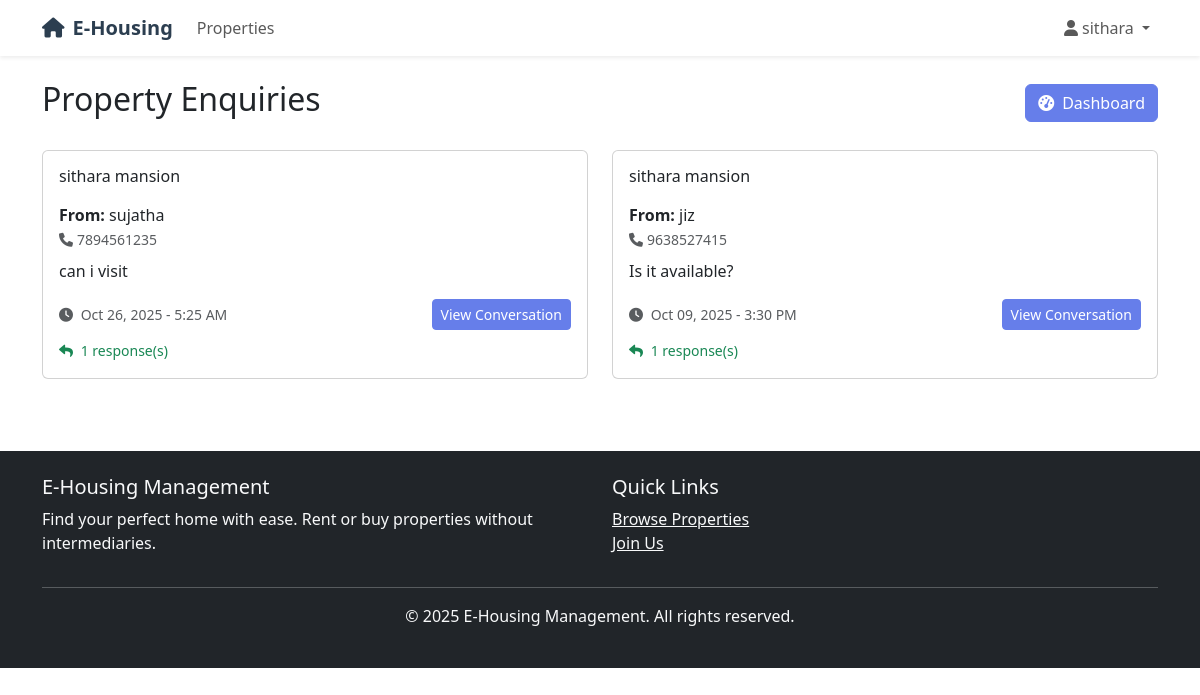
Screenshot of /communications/view-enquiries/ (signed in) with the database file from the repository.
### accounts/models.py (models this page shows, shortened)
class User(AbstractUser):
    USER_TYPES = (
        ('buyer', 'Buyer/Tenant'),
        ('owner', 'Property Owner'),
        ('admin', 'Administrator'),
    )
    user_type = models.CharField(max_length=10, choices=USER_TYPES, default='buyer')
    is_approved = models.BooleanField(default=False)
    email = models.EmailField(unique=True)

### communications/models.py (models this page shows, shortened)
class Enquiry(models.Model):
    user = models.ForeignKey(User, on_delete=models.CASCADE, related_name='enquiries')
    property = models.ForeignKey(Property, on_delete=models.CASCADE, related_name='enquiries')
    message = models.TextField()
    phone = models.CharField(max_length=15, blank=True)
    is_read = models.BooleanField(default=False)
    created_at = models.DateTimeField(auto_now_add=True)
    class Meta:
        ordering = ['-created_at']
        verbose_name_plural = 'Enquiries'

### properties/models.py (models this page shows, shortened)
class Property(models.Model):
    PROPERTY_TYPES = (
        ('rent', 'For Rent'),
        ('sell', 'For Sale'),
    )
    PROPERTY_CATEGORIES = (
        ('apartment', 'Apartment'),
        ('house', 'House'),
        ('villa', 'Villa'),
        ('studio', 'Studio'),
        ('room', 'Room'),
        ('commercial', 'Commercial'),
    )
    owner = models.ForeignKey(User, on_delete=models.CASCADE, related_name='properties')
    title = models.CharField(max_length=200)
    description = models.TextField()
    property_type = models.CharField(max_length=10, choices=PROPERTY_TYPES)
    category = models.CharField(max_length=20, choices=PROPERTY_CATEGORIES)
    price = models.DecimalField(max_digits=12, decimal_places=2)
    bedrooms = models.PositiveIntegerField(default=1)
    bathrooms = models.PositiveIntegerField(default=1)
    area = models.PositiveIntegerField(help_text='Area in square feet')
    address = models.TextField()
    city = models.CharField(max_length=100)
    state = models.CharField(max_length=100)
    pincode = models.CharField(max_length=10)
    is_approved = models.BooleanField(default=False)
    is_available = models.BooleanField(default=True)
    created_at = models.DateTimeField(auto_now_add=True)
    updated_at = models.DateTimeField(auto_now=True)
    parking = models.BooleanField(default=False)
    furnished = models.BooleanField(default=False)
    balcony = models.BooleanField(default=False)
    gym = models.BooleanField(default=False)
    swimming_pool = models.BooleanField(default=False)
    class Meta:
        ordering = ['-created_at']
        verbose_name_plural = 'Properties'

### communications/views.py (the view)
# urls.py: path('view-enquiries/', views.view_enquiries, name='view_enquiries'),
@login_required
def view_enquiries(request):
    if request.user.user_type != 'owner':
        messages.error(request, 'Access denied.')
        return redirect('home')
    enquiries = Enquiry.objects.filter(property__owner=request.user).order_by('-created_at')
    enquiries.update(is_read=True)
    paginator = Paginator(enquiries, 15)
    page_number = request.GET.get('page')
    enquiries = paginator.get_page(page_number)
    return render(request, 'communications/view_enquiries.html', {'enquiries': enquiries})

### templates/communications/view_enquiries.html (shortened to what this page needs)
{% extends 'base.html' %}
{% block content %}
<div class="container mt-4">
    <div class="d-flex justify-content-between align-items-center mb-4">
        <h2>Property Enquiries</h2>
        <a href="{% url 'accounts:owner_dashboard' %}" class="btn btn-primary">
            <i class="fas fa-tachometer-alt me-2"></i>Dashboard
        </a>
    </div>
    {% if enquiries %}
        <div class="row">
            {% for enquiry in enquiries %}
                <div class="col-lg-6 mb-4">
                    <div class="card {% if not enquiry.is_read %}border-primary{% endif %}">
                        <div class="card-body">
                            <div class="d-flex justify-content-between align-items-start mb-3">
                                <h6 class="card-title mb-0">{{ enquiry.property.title }}</h6>
                            </div>
                            <div class="mb-2">
                                <strong>From:</strong> {{ enquiry.user.username }}
                                {% if enquiry.phone %}
                                    <br><small class="text-muted"><i class="fas fa-phone me-1"></i>{{ enquiry.phone }}</small>
                                {% endif %}
                            </div>
                            <p class="card-text">{{ enquiry.message|truncatewords:20 }}</p>
                            <div class="d-flex justify-content-between align-items-center">
                                <small class="text-muted">
                                    <i class="fas fa-clock me-1"></i>
                                    {{ enquiry.created_at|date:"M d, Y - g:i A" }}
                                </small>
                                <div>
                                    <a href="{% url 'communications:enquiry_detail' enquiry.id %}" class="btn btn-sm btn-primary">
                                        {% if not enquiry.is_read %}View & Respond{% else %}View Conversation{% endif %}
                                    </a>
                                </div>
                            </div>
                            {% if enquiry.responses.exists %}
                                <div class="mt-2">
                                    <small class="text-success">
                                        <i class="fas fa-reply me-1"></i>
                                        {{ enquiry.responses.count }} response(s)
                                    </small>
                                </div>
                            {% endif %}
                        </div>
                    </div>
                </div>
            {% endfor %}
        </div>
    {% endif %}
</div>
{% endblock %}

### templates/base.html (shortened to what this page needs)
<!DOCTYPE html>
<html lang="en">
<head>
    <link href="https://cdn.jsdelivr.net/npm/bootstrap@5.3.0/dist/css/bootstrap.min.css" rel="stylesheet">
    <link href="https://cdnjs.cloudflare.com/ajax/libs/font-awesome/6.0.0/css/all.min.css" rel="stylesheet">
</head>
<body>
    <nav class="navbar navbar-expand-lg navbar-light bg-white shadow-sm">
        <div class="container">
            <a class="navbar-brand" href="{% url 'home' %}">
                <i class="fas fa-home me-2"></i>E-Housing
            </a>
            <div class="collapse navbar-collapse" id="navbarNav">
                <ul class="navbar-nav me-auto">
                    <li class="nav-item">
                        <a class="nav-link" href="{% url 'properties:list' %}">Properties</a>
                    </li>
                </ul>
                <ul class="navbar-nav">
                    {% if user.is_authenticated %}
                        <li class="nav-item dropdown">
                            <a class="nav-link dropdown-toggle" href="#" id="navbarDropdown" role="button" data-bs-toggle="dropdown">
                                <i class="fas fa-user me-1"></i>{{ user.username }}
                            </a>
                        </li>
                    {% endif %}
                </ul>
            </div>
        </div>
    </nav>
    <main>
        {% block content %}
        {% endblock %}
    </main>
    <footer class="bg-dark text-light py-4 mt-5">
        <div class="container">
            <div class="row">
                <div class="col-md-6">
                    <h5>E-Housing Management</h5>
                    <p>Find your perfect home with ease. Rent or buy properties without intermediaries.</p>
                </div>
                <div class="col-md-6">
                    <h5>Quick Links</h5>
                    <ul class="list-unstyled">
                        <li><a href="{% url 'properties:list' %}" class="text-light">Browse Properties</a></li>
                        <li><a href="{% url 'accounts:register' %}" class="text-light">Join Us</a></li>
                    </ul>
                </div>
            </div>
            <hr>
            <div class="text-center">
                <p>&copy; 2025 E-Housing Management. All rights reserved.</p>
            </div>
        </div>
    </footer>
</body>
</html>

### templates/base.html (style rules this page uses)
.navbar-brand { font-weight: bold; color: #2c3e50 !important; }
.btn-primary { background-color: #667eea; border-color: #667eea; }

### rows the page displays
User: username "sithara"
Enquiry: property "sithara mansion", user.username "sujatha", phone "7894561235", message "can i visit", created_at "Oct 26, 2025 - 5:25 AM", is_read "View Conversation", responses.count "1"
Enquiry: property "sithara mansion", user.username "jiz", phone "9638527415", message "Is it available?", created_at "Oct 09, 2025 - 3:30 PM", is_read "View Conversation", responses.count "1"
